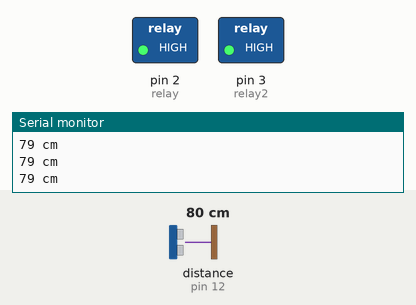
The sketch below on a simulated Arduino Uno, built with avr-gcc and run on an emulated ATmega328P. On the bench: switched loads named in the sketch (green lamp = pin HIGH), the last lines printed to the serial monitor. Wiring (inferred from the names in the program): ultrasonic range finder: trigger pin 13; echo pin 12. Inputs (shaded band) come from the test bench; at power-on: distance to the obstacle (sensor on pin 12) 80 cm. The echo pulse lasts 58.3 µs per cm; pins used as bus, display or sensor lines are not drawn.

Above: at 1.3 s.
1.4 s: distance to the obstacle (sensor on pin 12) set to 24 cm
2.9 s: distance to the obstacle (sensor on pin 12) set to 20 cm
At 4.2 s:
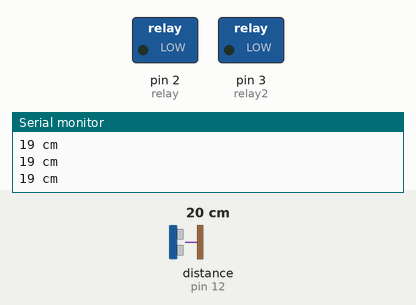
4.5 s: distance to the obstacle (sensor on pin 12) set to 35 cm
At 5.6 s:
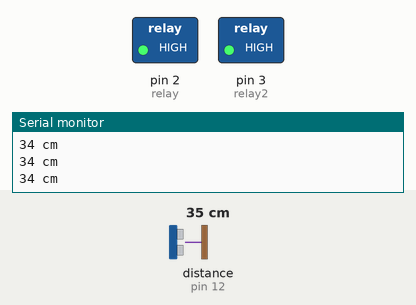
6.0 s: distance to the obstacle (sensor on pin 12) set to 2 cm
At 6.9 s:
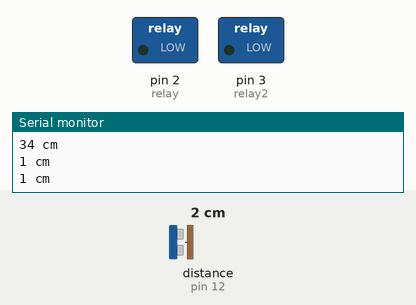
Timing chart, 0 to 8.5 s (numbered marks = the images above; inputs shaded):
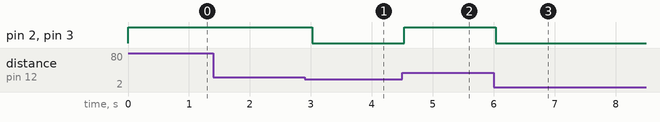

The sketch:

ufController.ino
```cpp
#define trigPin 13
#define echoPin 12
#define relay 2
#define relay2 3
#define DISTANCE 20

void setup() {
  Serial.begin (9600);
  pinMode(trigPin, OUTPUT);
  pinMode(echoPin, INPUT);
  pinMode(relay, OUTPUT);
  pinMode(relay2, OUTPUT);
}

void loop() {
  long duration, distance;
  digitalWrite(trigPin, LOW);  // Added this line
  delayMicroseconds(2); // Added this line
  digitalWrite(trigPin, HIGH);
  delayMicroseconds(10); // Added this line
  digitalWrite(trigPin, LOW);
  duration = pulseIn(echoPin, HIGH);
  distance = (duration/2) / 29.1;

  if (distance > DISTANCE) {  // This is where the relay On/Off happens
    digitalWrite(relay,HIGH);
    digitalWrite(relay2,HIGH);
  }
  else {
    digitalWrite(relay,LOW);
    digitalWrite(relay2,LOW);
  }

  if (distance >= 200 || distance <= 0){
    Serial.println("Out of range");
  }
  else {
    Serial.print(distance);
    Serial.println(" cm");
  }
  delay(500);
}
```

Measured:
- the behaviour switches between 22 and 21 cm on distance to the obstacle (sensor on pin 12) (found by bisection; images 0 and 1)
- after the input at 2.9 s, pin 2 (relay), pin 3 (relay2): HIGH → LOW after 0.12 s
- after the input at 4.5 s, pin 2 (relay), pin 3 (relay2): LOW → HIGH at once
- after the input at 6.0 s, pin 2 (relay), pin 3 (relay2): HIGH → LOW at once
